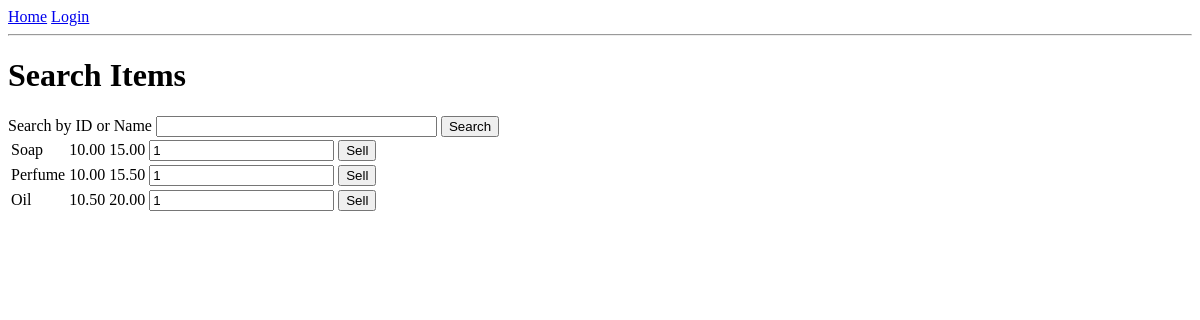
/search_items_cashier, run on an earlier commit of the app's database.
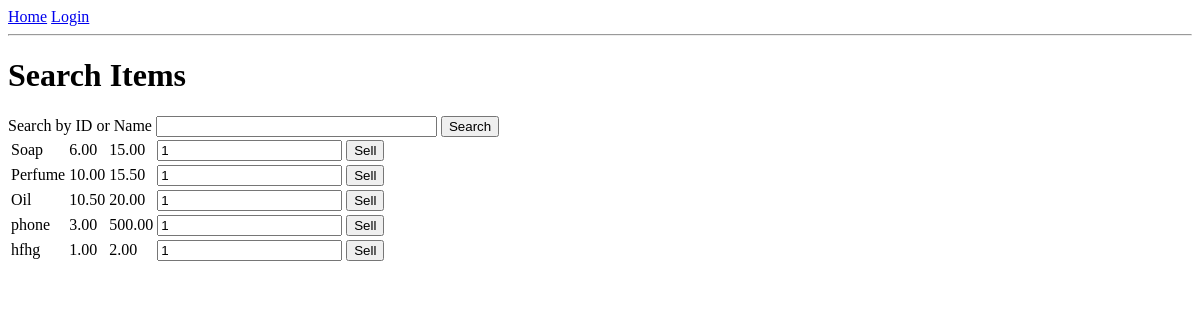
And on a later commit of the database.
### app/models.py (models this page shows, shortened)
class Item(db.Model):
    id = db.Column(db.Integer, primary_key=True)
    name = db.Column(db.String(140))
    date = db.Column(db.DateTime, index=True, default=datetime.utcnow)
    unit = db.Column(db.String(140))
    type = db.Column(db.String(140))
    quantity=db.Column(db.Numeric(10, 2))
    price = db.Column(db.Numeric(10, 2))
    sold_items = db.relationship('Sold',backref='item',lazy='dynamic')

### app/routes.py (the view)
@app.route('/search_items_cashier', methods=['GET', 'POST'])
def search_items_cashier():
    form = SearchForm()
    items = Item.query  # Start with all items
    if form.validate_on_submit():
        search_query = form.search.data
        if search_query.isdigit():  # If the search query is numeric, assume it's an id
            items = items.filter(Item.id == int(search_query))
        else:  # Otherwise, search by name
            items = items.filter(Item.name.ilike(f'%{search_query}%'))
    items = items.all()  # Execute the query to retrieve the items
    return render_template('search_items_cashier.html', title='Search Items Cashier', form=form, items=items)

### app/forms.py
class SearchForm(FlaskForm):
    search = StringField('Search by ID or Name', validators=[DataRequired()])
    submit = SubmitField('Search')

### app/templates/search_items_cashier.html (shortened to what this page needs)
{% extends "base.html" %}
{% block content %}
    <h1>Search Items</h1>
    <form method="post">
        {{ form.search.label }} {{ form.search(size=32) }}
        <input type="submit" value="Search">
    </form>
    <table>
        {% for item in items %}
            <tr>
                <td>{{ item.name }}</td>
                <td>{{ item.quantity }}</td>
                <td>{{ item.price }}</td>
                <td>
                    <form action="{{ url_for('sell_item') }}" method="post">
                        <input type="number" name="sell_quantity" min="1" value="1">
                        <input type="submit" value="Sell">
                    </form>
                </td>
            </tr>
        {% endfor %}
    </table>
{% endblock %}

What changed in the data, as far as the page shows it:
changed Item "Soap": quantity "10.00" → "6.00"
added Item: name "phone", quantity "3.00", price "500.00"
added Item: name "hfhg", quantity "1.00", price "2.00"
